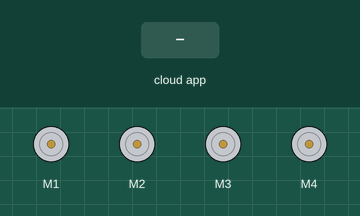
Recording of a sketch running on a simulated Arduino Uno, built with avr-gcc and run on an emulated ATmega328P. Parts: 4 × DC motor (green arrow = forward, orange = backward, longer = faster). Inputs (shaded band) come from the test bench. The ROS host is connected and sends only what is stated.

Above: at 1.2 s.
1.3 s: the phone or cloud app sets linear.x to -100
At 1.7 s:
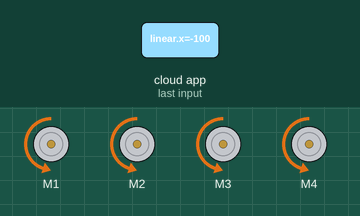
3.3 s: the phone or cloud app sets angular.z to -100
At 3.7 s:
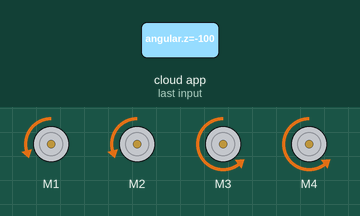
5.3 s: the phone or cloud app sets linear.x to 0
At 5.7 s:
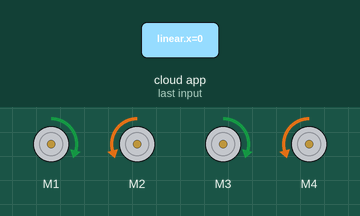
7.3 s: the phone or cloud app sets angular.z to 100
At 7.6 s:
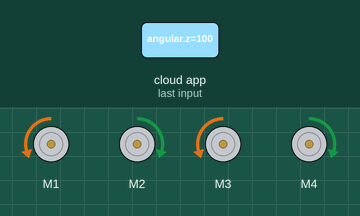
9.3 s: the phone or cloud app sets linear.x to 100
At 9.7 s:
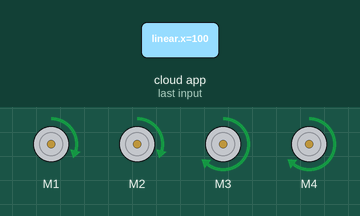
11.3 s: the phone or cloud app sets angular.z to 0
At 11.7 s:
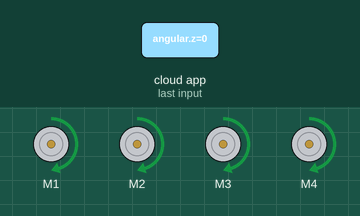
Timing chart, 0 to 14.3 s (numbered marks = the images above; inputs shaded):
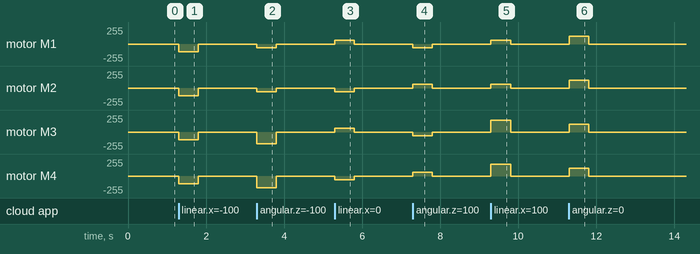

Measured:
- after the input at 1.3 s, motor M1–4: stopped → backward 119/255 at once, → stopped 0.50 s later
- after the input at 3.3 s, motor M1, motor M2: stopped → backward 59/255 at once, → stopped 0.50 s later; motor M3, motor M4: stopped → backward 178/255 at once, → stopped 0.50 s later
- after the input at 5.3 s, motor M1, motor M3: stopped → forward 59/255 at once, → stopped 0.50 s later; motor M2, motor M4: stopped → backward 59/255 at once, → stopped 0.50 s later
- after the input at 7.3 s, motor M1, motor M3: stopped → backward 59/255 at once, → stopped 0.50 s later; motor M2, motor M4: stopped → forward 59/255 at once, → stopped 0.50 s later
- after the input at 9.3 s, motor M1, motor M2: stopped → forward 59/255 at once, → stopped 0.50 s later; motor M3, motor M4: stopped → forward 178/255 at once, → stopped 0.50 s later
- after the input at 11.3 s, motor M1–4: stopped → forward 119/255 at once, → stopped 0.50 s later

The sketch:

current_ros_connection_and_kinematics.ino
```cpp
#include <Wire.h>
#include <Adafruit_MotorShield.h>
#include "utility/Adafruit_MS_PWMServoDriver.h"
#include <ros.h>
#include <std_msgs/Empty.h>
#include <std_msgs/Float32.h>
#include <geometry_msgs/Twist.h>
#include <geometry_msgs/Vector3.h>


Adafruit_MotorShield AFMS = Adafruit_MotorShield();

// Motor declarations
const int FL = 1; //front left motor
const int RL = 2; //rear left
const int RR = 3; //rear right
const int FR = 4; //front right

// Select which 'port' M1, M2, M3 or M4. In this case, M1
Adafruit_DCMotor *FLMotor = AFMS.getMotor(FL);
Adafruit_DCMotor *RLMotor = AFMS.getMotor(RL);
Adafruit_DCMotor *RRMotor = AFMS.getMotor(RR);
Adafruit_DCMotor *FRMotor = AFMS.getMotor(FR);

float tireRad = 0.07; // radius in m
float distanceWidth = 0.30; // in m
float distanceLength = 0.19; // in m

float FLSpeed = 0;
float RLSpeed = 0;
float RRSpeed = 0;
float FRSpeed = 0;

int FLWheel = 0;
int RLWheel = 0;
int RRWheel = 0;
int FRWheel = 0;

ros::NodeHandle nh;  //enables Arduino to be used as a ros node

void TwistmessageCb(const geometry_msgs::Twist & msg){     // Cb (Callback) checks too see if messages are posted

  float linx = msg.linear.x;
  float liny = msg.linear.y;
  float angz = msg.angular.z;

  FLSpeed = ((1/tireRad) * (linx - liny - ((distanceWidth + distanceLength) * angz)));
  RLSpeed = ((1/tireRad) * (linx + liny - ((distanceWidth + distanceLength) * angz)));
  RRSpeed = ((1/tireRad) * (linx - liny + ((distanceWidth + distanceLength) * angz)));
  FRSpeed = ((1/tireRad) * (linx + liny + ((distanceWidth + distanceLength) * angz)));

  FLWheel = map(abs(FLSpeed), 0, 30, 0, 255);
  RLWheel = map(abs(RLSpeed), 0, 30, 0, 255);
  RRWheel = map(abs(RRSpeed), 0, 30, 0, 255);
  FRWheel = map(abs(FRSpeed), 0, 30, 0, 255);

  FLMotor->setSpeed(FLWheel);
  RLMotor->setSpeed(RLWheel);
  RRMotor->setSpeed(RRWheel);
  FRMotor->setSpeed(FRWheel);

  if(FLSpeed>=0.0){
    FLMotor->run(FORWARD);
  }
  else{
    FLMotor->run(BACKWARD);
  }

  if(FRSpeed>=0.0){
    RLMotor->run(FORWARD);
  }
  else{
    RLMotor->run(BACKWARD);
  }

  if(RLSpeed>=0.0){
    RRMotor->run(FORWARD);
  }
  else{
    RRMotor->run(BACKWARD);
  }

  if(RRSpeed>=0.0){
    FRMotor->run(FORWARD);
  }
  else{
    FRMotor->run(BACKWARD);
  }

  delay(500);

  // turn on motor
  FLMotor->run(RELEASE);
  RLMotor->run(RELEASE);
  RRMotor->run(RELEASE);
  FRMotor->run(RELEASE);
  // need to know what message names are being pubished

}

ros::Subscriber<geometry_msgs::Twist> sub("cmd_vel", &TwistmessageCb);

void setup()
{
  Serial.begin(9600);

  AFMS.begin();  // create with the default frequency 1.6KHz

 // AllTires();

  nh.initNode();
  nh.subscribe(sub);
}


void loop()
{

  nh.spinOnce();      // Run all the nh (Node Handle) code once
  delay(1);           //For Serial.print to work

}
```
